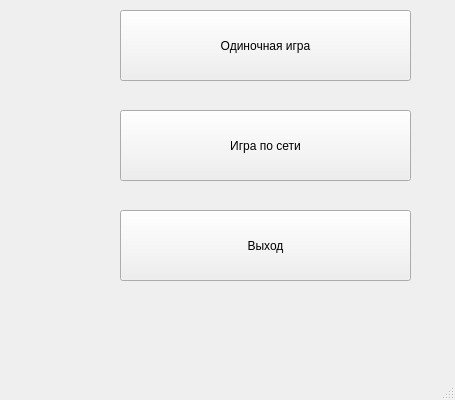
<?xml version="1.0" encoding="UTF-8"?>
<ui version="4.0">
 <class>MenuStart</class>
 <widget class="QMainWindow" name="MenuStart">
  <property name="geometry">
   <rect>
    <x>0</x>
    <y>0</y>
    <width>455</width>
    <height>400</height>
   </rect>
  </property>
  <property name="minimumSize">
   <size>
    <width>455</width>
    <height>400</height>
   </size>
  </property>
  <property name="maximumSize">
   <size>
    <width>455</width>
    <height>400</height>
   </size>
  </property>
  <property name="windowTitle">
   <string>MainWindow</string>
  </property>
  <widget class="QWidget" name="centralwidget">
   <widget class="QPushButton" name="AloneButton">
    <property name="geometry">
     <rect>
      <x>120</x>
      <y>10</y>
      <width>291</width>
      <height>71</height>
     </rect>
    </property>
    <property name="text">
     <string>Одиночная игра</string>
    </property>
   </widget>
   <widget class="QPushButton" name="NetButton">
    <property name="geometry">
     <rect>
      <x>120</x>
      <y>110</y>
      <width>291</width>
      <height>71</height>
     </rect>
    </property>
    <property name="text">
     <string>Игра по сети</string>
    </property>
   </widget>
   <widget class="QPushButton" name="exitButton">
    <property name="geometry">
     <rect>
      <x>120</x>
      <y>210</y>
      <width>291</width>
      <height>71</height>
     </rect>
    </property>
    <property name="text">
     <string>Выход</string>
    </property>
   </widget>
  </widget>
  <widget class="QMenuBar" name="menubar">
   <property name="geometry">
    <rect>
     <x>0</x>
     <y>0</y>
     <width>455</width>
     <height>22</height>
    </rect>
   </property>
  </widget>
  <widget class="QStatusBar" name="statusbar"/>
 </widget>
 <resources/>
 <connections>
  <connection>
   <sender>exitButton</sender>
   <signal>clicked()</signal>
   <receiver>MenuStart</receiver>
   <slot>close()</slot>
   <hints>
    <hint type="sourcelabel">
     <x>195</x>
     <y>297</y>
    </hint>
    <hint type="destinationlabel">
     <x>199</x>
     <y>199</y>
    </hint>
   </hints>
  </connection>
 </connections>
</ui>
